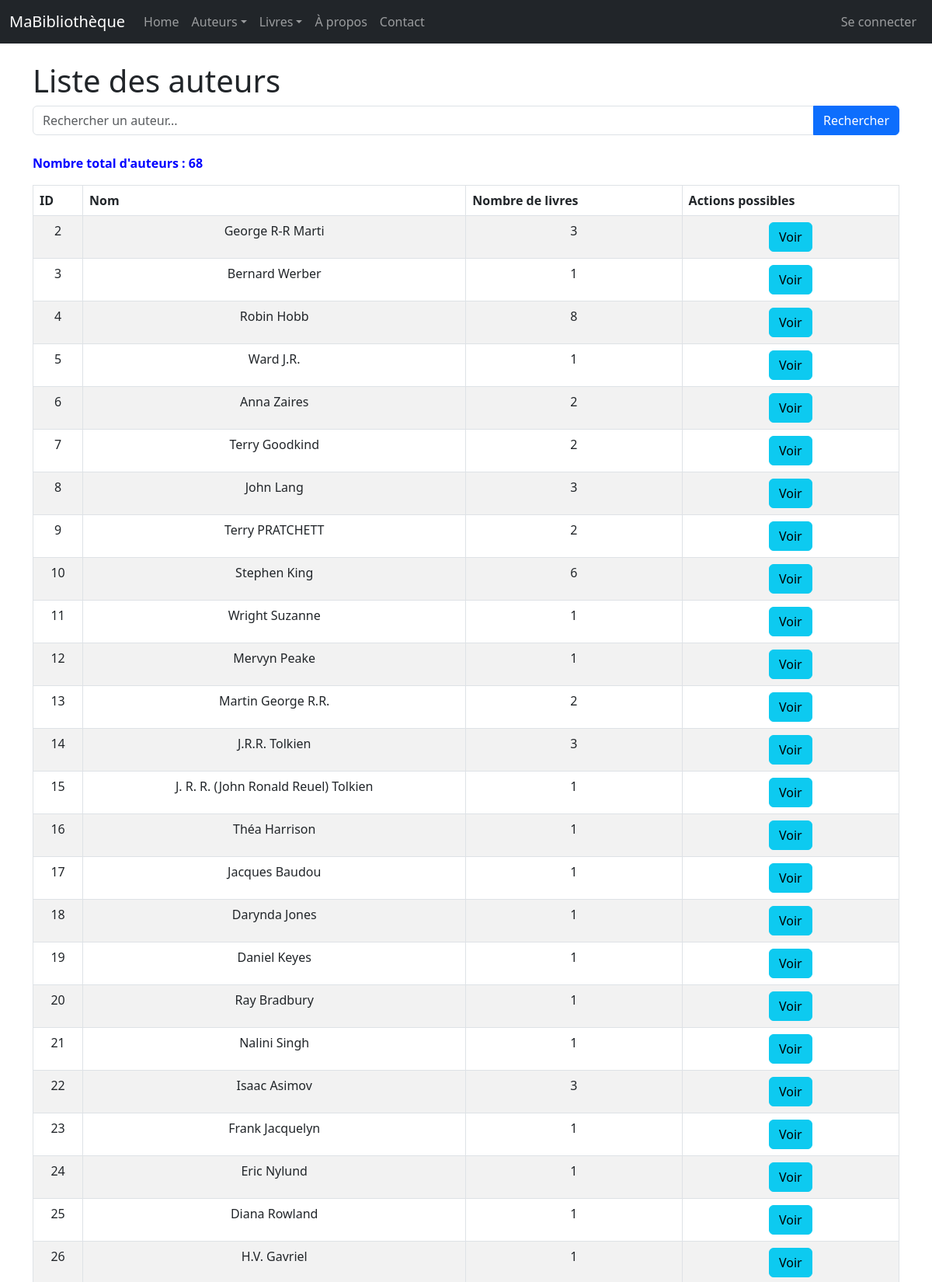
The page /auteurs/ (upper part) on the database its author committed.
### monApp/models.py (models this page shows, shortened)
class Auteur(db.Model):
    idA = db.Column(db.Integer, primary_key=True)
    Nom = db.Column(db.String(100), unique=True, nullable=False)

### monApp/views.py (the view)
@app.route('/auteurs/')
def getAuteurs():
    query = request.args.get('q', '')
    if query:
        lesAuteurs = db.session.execute(db.select(Auteur).filter(Auteur.Nom.ilike(f'%{query}%'))).scalars().all()
    else:
        lesAuteurs = db.session.execute(db.select(Auteur)).scalars().all()
    return render_template('auteurs_list.html', title="Liste des Auteurs", auteurs=lesAuteurs, query=query)

### monApp/templates/auteurs_list.html (shortened to what this page needs)
{% extends "base.html" %}
{% block main %}
<h1>Liste des auteurs</h1>
<form method="GET" action="{{ url_for('getAuteurs') }}" class="mb-4">
        <div class="input-group">
            <input type="search" name="q" class="form-control" placeholder="Rechercher un auteur..." value="{{ query or '' }}">
            <button class="btn btn-primary" type="submit">Rechercher</button>
        </div>
    </form>
<p><strong>Nombre total d'auteurs : {{ auteurs|length }}</strong></p>
<table class="table table-striped table-bordered table-hover">
    <thead>
        <tr>
            <th>ID</th>
            <th>Nom</th>
            <th>Nombre de livres</th>
            <th>Actions possibles</th>
        </tr>
    </thead>
    <tbody>
        {% for unAuteur in auteurs %}
        <tr>
            <td>{{ unAuteur.idA }}</td>
            <td>{{ unAuteur.Nom }}</td>
            <td>{{ unAuteur.livres.count() }}</td>
            <td>
                <div class="task-controls">
                    <a href="{{ url_for('viewAuteur', idA=unAuteur.idA) }}" class="btn btn-info">
                        Voir
                    </a>
                </div>
            </td>
        </tr>
        {% endfor %}
    </tbody>
</table>
{% endblock %}

### monApp/static/style.css (style rules this page uses)
h1 { color : red; font-size: 50px; }
p { color: blue; }
td, th { padding: 0.5em; text-align: center; border-collapse:initial; border: thin solid black; }
body { font-family: sans-serif; }

### rows shown on the page
Auteur: idA "2", Nom "George R-R Marti", livres.count "3"
Auteur: idA "3", Nom "Bernard Werber", livres.count "1"
Auteur: idA "4", Nom "Robin Hobb", livres.count "8"
Auteur: idA "5", Nom "Ward J.R.", livres.count "1"
Auteur: idA "6", Nom "Anna Zaires", livres.count "2"
Auteur: idA "7", Nom "Terry Goodkind", livres.count "2"
Auteur: idA "8", Nom "John Lang", livres.count "3"
Auteur: idA "9", Nom "Terry PRATCHETT", livres.count "2"
Auteur: idA "10", Nom "Stephen King", livres.count "6"
Auteur: idA "11", Nom "Wright Suzanne", livres.count "1"
Auteur: idA "12", Nom "Mervyn Peake", livres.count "1"
Auteur: idA "13", Nom "Martin George R.R.", livres.count "2"
Auteur: idA "14", Nom "J.R.R. Tolkien", livres.count "3"
Auteur: idA "15", Nom "J. R. R. (John Ronald Reuel) Tolkien", livres.count "1"
Auteur: idA "16", Nom "Théa Harrison", livres.count "1"
Auteur: idA "17", Nom "Jacques Baudou", livres.count "1"
Auteur: idA "18", Nom "Darynda Jones", livres.count "1"
Auteur: idA "19", Nom "Daniel Keyes", livres.count "1"
Auteur: idA "20", Nom "Ray Bradbury", livres.count "1"
Auteur: idA "21", Nom "Nalini Singh", livres.count "1"
Auteur: idA "22", Nom "Isaac Asimov", livres.count "3"
Auteur: idA "23", Nom "Frank Jacquelyn", livres.count "1"
Auteur: idA "24", Nom "Eric Nylund", livres.count "1"
Auteur: idA "25", Nom "Diana Rowland", livres.count "1"
Auteur: idA "26", Nom "H.V. Gavriel", livres.count "1"

### other values the page prints
{{ auteurs|length }} "68"
